Frame 1 (no input): blank canvas, image omitted
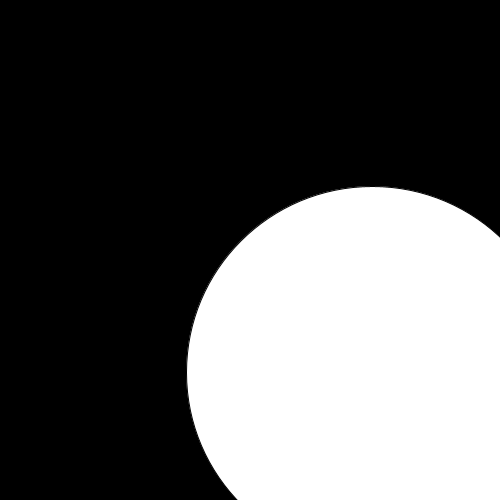
Frame 60 (the mouse pressed at the canvas centre just before this capture)
Frame 120 (the mouse held since frame 60 and released just before this capture): blank canvas, image omitted

The Processing sketch that drew this single still picture (run headless with seeded random() and noise(); from frame 60 on, the mouse is pressed at the canvas centre):

// Processing sketch: ClickSpots
// ── ClickSpots.pde
float circleSize;
boolean gettingBigger;

void setup()
{
  gettingBigger = true;
  circleSize = 1.0;
  
  size(500, 500);
  
}

void draw()   {
  
  background(0);
  
  if(circleSize > 400) {
    gettingBigger = false;
  }
  
  if(circleSize < 1) {
    gettingBigger = true;
  }
  
  if(gettingBigger) {
    circleSize += 1.0 + circleSize/20;
  } else {
    circleSize -= 1.0 + circleSize/20;
  }
  
  ellipse( mouseX + circleSize, mouseY + circleSize, circleSize, circleSize );
  ellipse( mouseX - circleSize, mouseY - circleSize, circleSize, circleSize );
  ellipse( mouseX + circleSize, mouseY - circleSize, circleSize, circleSize );
  ellipse( mouseX - circleSize, mouseY + circleSize, circleSize, circleSize );
  
}
